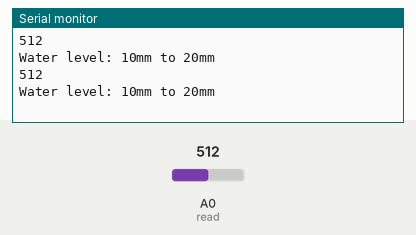
Simulated run of this sketch. Board: Arduino Uno, built with avr-gcc and run on an emulated ATmega328P. On the bench: the last lines printed to the serial monitor. The inputs (shaded band) are chosen by the test bench; at power-on: A0 (read) = 512.

Above: at 5.8 s.
5.9 s: A0 (read) set to 0
At 11.1 s:
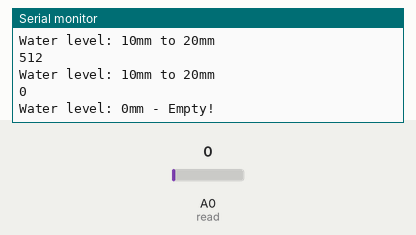
16.5 s: A0 (read) set to 122
At 21.3 s:
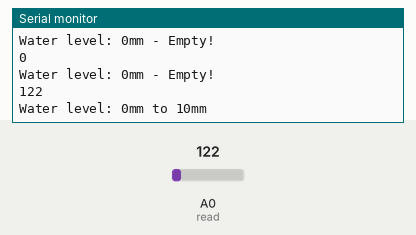
Timing chart, 0 to 22.8 s (numbered marks = the images above; inputs shaded):
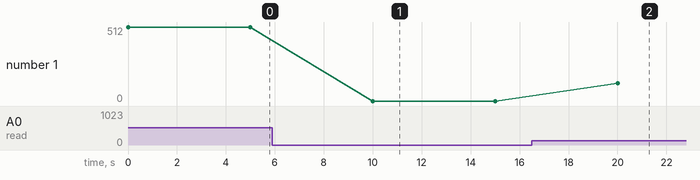

Measured:
- after the input at 5.9 s, the serial monitor: prints a new line after 4.1 s (image 1)
- after the input at 16.5 s, the serial monitor: prints a new line after 3.5 s (image 2)
- plotted number 1: 512 → 0 after the input at 5.9 s, 0 → 122 after the input at 16.5 s

The sketch:

ex4.ino
```cpp
/* Arduino Tutorial - Watel Level Sensor 40mm
   More info: */

const int read = A0; //Sensor AO pin to Arduino pin A0
int value;          //Variable to store the incomming data

void setup()
{
  //Begin serial communication
  Serial.begin(9600);

}

void loop()
{
  value = analogRead(read); //Read data from analog pin and store it to value variable
  Serial.println(value);
  if (value==0){
    Serial.println("Water level: 0mm - Empty!");
  }
  else if (value>0 && value<=510){
    Serial.println("Water level: 0mm to 10mm");
  }

  else if (value>510 && value<=600){
    Serial.println("Water level: 10mm to 20mm");
  }

  else if (value>600 && value<=620){
    Serial.println("Water level: 20mm to 30mm");
  }

  else if (value>620){
    Serial.println("Water level: 30mm to 40mm");
  }

  delay(5000); // Check for new value every 5 sec
}
```
